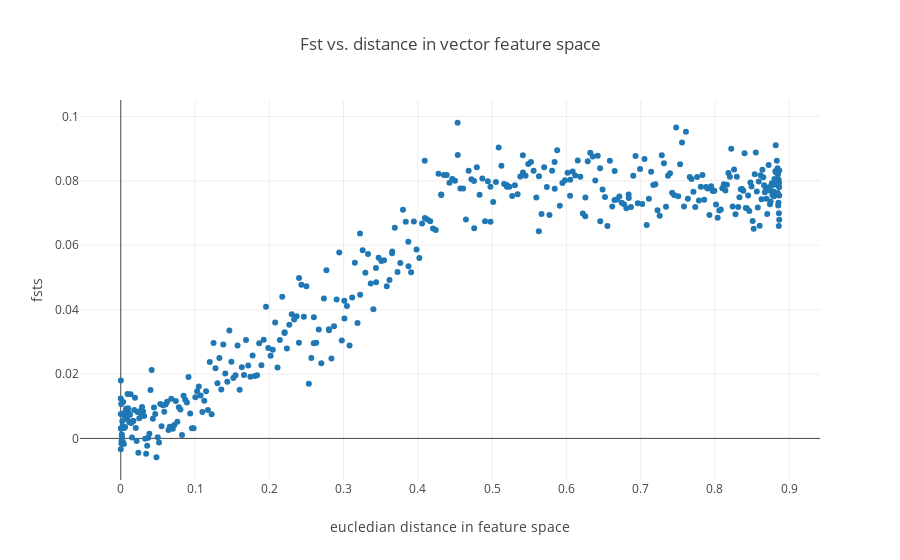

This figure's notebook cell:
### Code cell
fig_data= [go.Scatter(
x= Distances_crawl,
y= Fsts_crawl,
mode= 'markers',
name= 'fst vs distances'
)
]

layout = go.Layout(
    title= 'Fst vs. distance in vector feature space',
    yaxis=dict(
        title='fsts'),
    xaxis=dict(
        title='eucledian distance in feature space')
)

fig= go.Figure(data=fig_data, layout=layout)
iplot(fig)

### Figure 1 — Plotly figure (JSON) as saved in the notebook; plotly's stock layout.template omitted (floating-point values rounded to 4 significant figures; data arrays with more than 128 entries replaced by an {"elided": "..."} marker saying what was removed)
{"data": [{"mode": "markers", "name": "fst vs distances", "type": "scatter", "uid": "65e0ed94-6509-402f-b8a7-416caf22e9ac", "x": {"elided": "400 float values"}, "y": {"elided": "400 float values"}}], "layout": {"title": "Fst vs. distance in vector feature space", "xaxis": {"title": "eucledian distance in feature space"}, "yaxis": {"title": "fsts"}}}
